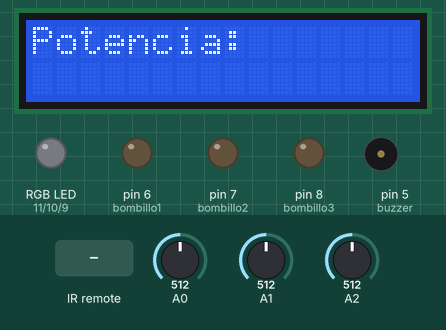
Simulated run of this sketch. Board: Arduino Uno, built with avr-gcc and run on an emulated ATmega328P. Shown: 16×2 character LCD, an RGB LED mixed from three pins (HIGH = lit), output pins drawn as LEDs (lit = HIGH), buzzer (waves = sounding). The inputs (shaded band) are chosen by the test bench; at power-on: A0 = 512, A1 = 512, A2 = 512. The local clock reads 2024-03-15 10:24:30 at power-on unless the sketch sets it; what the sketch prints to the serial monitor is not drawn.

Above: at 4.1 s.
4.2 s: A0 set to 535
At 10.5 s:
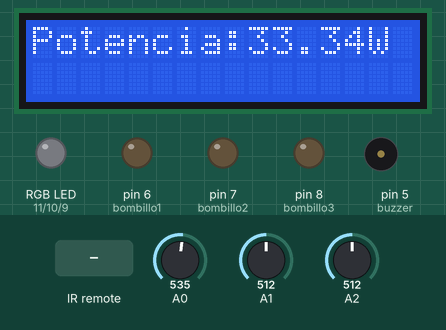
11.6 s: A0 set to 547
At 20.6 s:
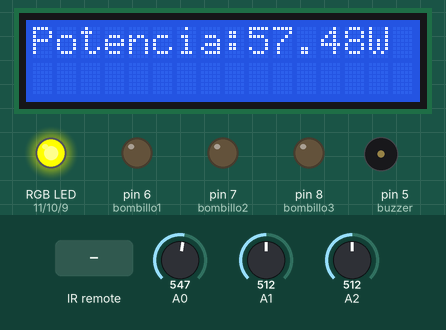
20.9 s: A0 set to 502
At 26.3 s:
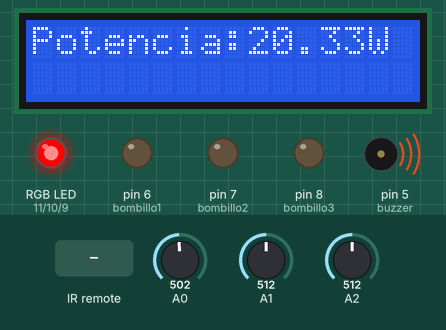
26.6 s: infrared code 0xFF42BD received
35.9 s: A0 set to 511
At 40.9 s:
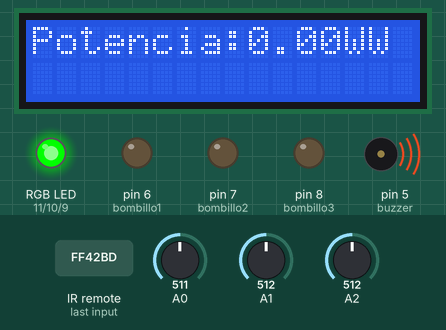
41.6 s: infrared code 0xFF4AB5 received
At 47.1 s:
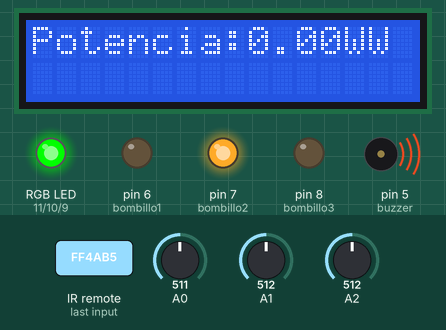
Timing chart, 0 to 48.2 s (numbered marks = the images above; inputs shaded):
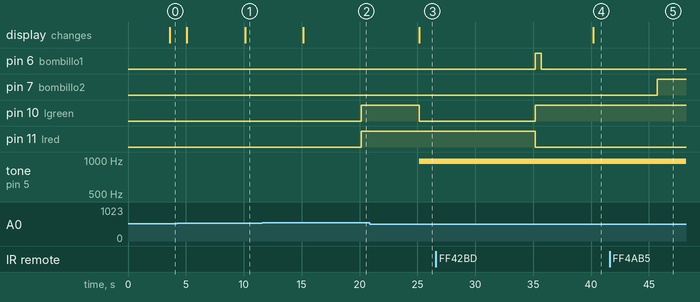

The sketch:

MedidorPotencia.ino
```cpp
#include <DS1302.h>
#include <Wire.h>
#include <IRremote.h>
#include <LiquidCrystal_I2C.h>

float sensibilidad = 0.085;
float offset = 0.100; // Equivale a la amplitud del ruido
const float POTENCIA_MAXIMA = 60;//Cambiar
float potenciaDia = 0;
//PINS BOMBILLOS
int bombillo1 = 6;
int bombillo2 = 7;
int bombillo3 = 8;
int infrarojo = 2;
int buzzer = 5;
//PINS DEL LED RGB
int lred = 11;
int lgreen = 10;
int lblue = 9;
//Tiempos
String fecha = "";
String hora = "";

LiquidCrystal_I2C lcd(0x3F, 16, 2);
IRrecv irrecv(infrarojo);
decode_results results;
DS1302 rtc(2, 3, 4); //Esto debe cambiar

void setup() {
  Serial.begin(9600);
  irrecv.enableIRIn();
  lcd.init();
  lcd.backlight();
  lcd.clear();
  lcd.setCursor(0, 0);
  rtc.halt(false);
  rtc.writeProtect(false);
  rtc.setDOW(WEDNESDAY);
  rtc.setTime(11, 13, 01);
  rtc.setDate(17, 11, 2017);
  rtc.writeProtect(true);
  pinMode(bombillo1, OUTPUT);
  pinMode(bombillo2, OUTPUT);
  pinMode(bombillo3, OUTPUT);
  pinMode(lred, OUTPUT);
  pinMode(lgreen, OUTPUT);
  pinMode(lblue, OUTPUT);
  digitalWrite(bombillo1, LOW);
  digitalWrite(bombillo2, LOW);
  digitalWrite(bombillo3, LOW);
  delay(500);
}

void loop() {
  get_fecha();
  control();
  float p = get_potencia();
  escribir_potencia();
  verificar(p);
  delay(500);
}

void control() {
  if (irrecv.decode(&results)) {
    Serial.println(results.value, HEX);
    switch (results.value) {
      case 0xFF42BD:
        digitalWrite(bombillo1, !digitalRead(bombillo1));
        break;
      case 0xFF4AB5:
        digitalWrite(bombillo2, !digitalRead(bombillo2));
        break;
      case 0x52AD:
        digitalWrite(bombillo3, !digitalRead(bombillo3));
        break;
    }
    irrecv.resume();
  }
}

void verificar(int potencia) {
  if (potencia > POTENCIA_MAXIMA) {
    analogWrite(buzzer,2000);
    colors('r');
    delay(10000);
    digitalWrite(bombillo1, HIGH);
    colors('g');
  }else if(potencia > POTENCIA_MAXIMA -5){
    colors('y');
  }
}

float get_corriente(int puerto)
{
  float voltajeSensor;
  float corriente = 0;
  long tiempo = millis();
  float Imax = 0;
  float Imin = 500000;
  while (millis() - tiempo < 500) //realizamos mediciones durante 0.5 segundos
  {
    voltajeSensor = analogRead(puerto) * (5.0 / 1023.0);//lectura del sensor
    corriente = 0.9 * corriente + 0.1 * ((voltajeSensor - 2.515) / sensibilidad); //Ecuación  para obtener la corriente
    if (corriente > Imax) Imax = corriente;
    if (corriente < Imin) Imin = corriente;
  }
  return (((Imax - Imin) / 2) - offset);
}

float get_potencia() {
  float p1 = get_corriente(A0) * 110 * 0.707;
  float p2 = get_corriente(A1) * 110 * 0.707;
  float p3 = get_corriente(A2) * 110 * 0.707;
  if (p1 < 6) p1 = 0;
  if (p2 < 6) p2 = 0;
  if (p3 < 6) p3 = 0;
  return p1 + p2 + p3;
}

void escribir_potencia() {
  Serial.print("Potencia: ");
  Serial.print(get_potencia());
  Serial.println("W");
  lcd.setCursor(0, 0);
  lcd.print("Potencia:");
  lcd.print(get_potencia());
  lcd.print("W");
}

void get_fecha() {
  fecha = rtc.getDateStr(FORMAT_LONG, FORMAT_LITTLEENDIAN, '/');
  hora = rtc.getTimeStr();
}

void colors(char color) {
  switch (color) {
    case 'y':
      analogWrite(lred, 255);
      analogWrite(lgreen, 255);
      analogWrite(lblue, 0);
      break;
    case 'g':
      analogWrite(lred, 0);
      analogWrite(lgreen, 255);
      analogWrite(lblue, 0);
      break;
    case 'r':
      analogWrite(lred, 255);
      analogWrite(lgreen, 0);
      analogWrite(lblue, 0);
      break;
  }
}

void guardarTotalPotencia(){
  int segundos = getValue(hora,':',2).toInt();
  if (segundos % 15 == 0){
    mandar();//HAY QUE IMPLEMENTAR ESTE MÉTODO
    potenciaDia += get_potencia();
  }else if(segundos == 0){
    int dia = getValue(fecha, '/',0).toInt();
    rtc.setDate(++dia, 11, 2017);
  }
}

//MANDA EL VALOR DE POTENCIA ACTUAL A LA BASE DE DATOS
void mandar(){

}

//Parecido a split de java
String getValue(String data, char separator, int index) {
    int found = 0;
    int strIndex[] = { 0, -1 };
    int maxIndex = data.length() - 1;
    for (int i = 0; i <= maxIndex && found <= index; i++) {
        if (data.charAt(i) == separator || i == maxIndex) {
            found++;
            strIndex[0] = strIndex[1] + 1;
            strIndex[1] = (i == maxIndex) ? i+1 : i;
        }
    }
    return found > index ? data.substring(strIndex[0], strIndex[1]) : "";
}
```

Measured:
- the behaviour switches between 546 and 547 on A0 (found by bisection; images 1 and 2)
- the behaviour switches between 517 and 516 on A0 (found by bisection; images 2 and 3)
- after the input at 4.2 s, the display: first differs from a run without the input after 5.9 s (image 1)
- after the input at 11.6 s, pin 10 (lgreen), pin 11 (lred): LOW → HIGH after 8.6 s; the display: changes after 3.5 s (image 2)
- after the input at 20.9 s, pin 10 (lgreen): HIGH → LOW after 4.3 s; tone on pin 5 (buzzer): silent → 977 Hz after 4.3 s; the display: changes after 4.3 s (image 3)
- after the input at 35.9 s, the display: changes after 4.3 s (image 4)
- after the input at 41.6 s, pin 7 (bombillo2): LOW → HIGH after 4.1 s
